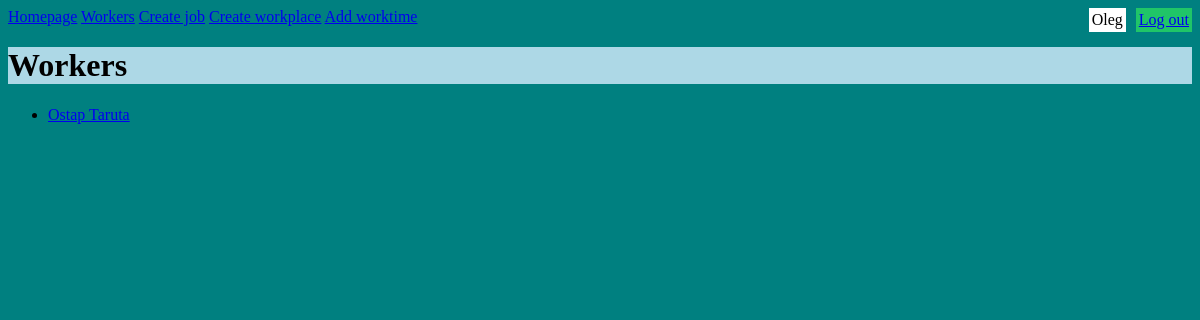
/workers (signed in), run on an earlier commit of the app's database.
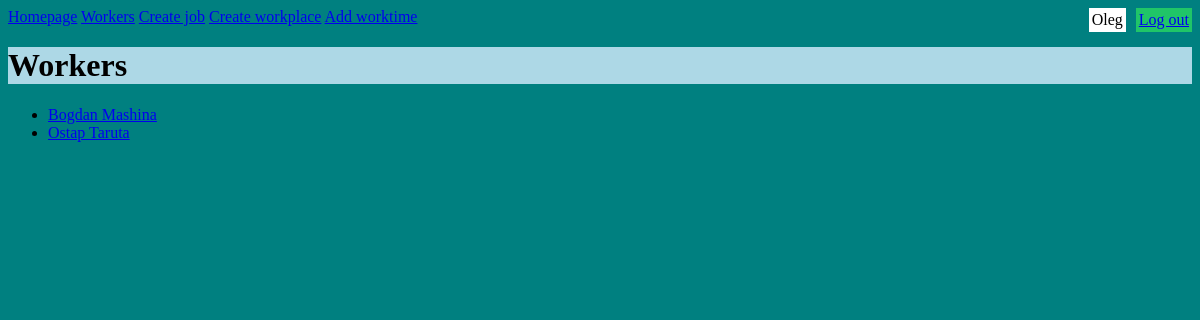
And on a later commit of the database.
### polls/models.py (models this page shows, shortened)
class Worker(models.Model):
    name = models.CharField(max_length=200)

### polls/views.py (the view)
# urls.py: path('workers', views.WorkersView.as_view(), name='workers'),
class WorkersView(generic.ListView):
    template_name = 'polls/workers.html'
    queryset = Worker.objects.order_by('name')
    context_object_name = 'workers_list'

### polls/templates/polls/workers.html
{% extends 'polls/base.html' %}
{% load i18n %}
{% block content %}
<h1>{% trans "Workers" %}</h1>
{% if workers_list %}
<ul>
    {% for worker in workers_list %}
        <li><a href="{% url 'worker_details' worker.id %}">{{ worker.name }}</a></li>
    {% endfor %}
</ul>
{% else %}
<p>{% trans "No workers" %}</p>
{% endif %}
{% endblock %}

What changed in the data, as far as the page shows it:
added Worker: name "Bogdan Mashina"
